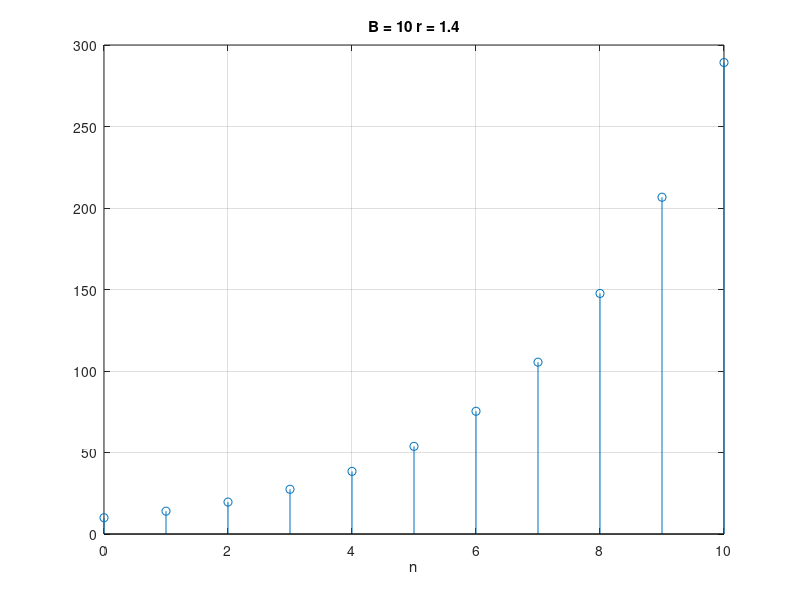

This figure's MATLAB source:
n = 0 : 1 : 10; x = 10 * 0.7 .^ n; % decreciente
stem(n, x); xlabel('n'); title('B = 10 r = 0.7'); grid
n = 0 : 1 : 10; x = 10 * 1.4 .^ n; % creciente
stem(n, x); xlabel('n'); title('B = 10 r = 1.4'); grid